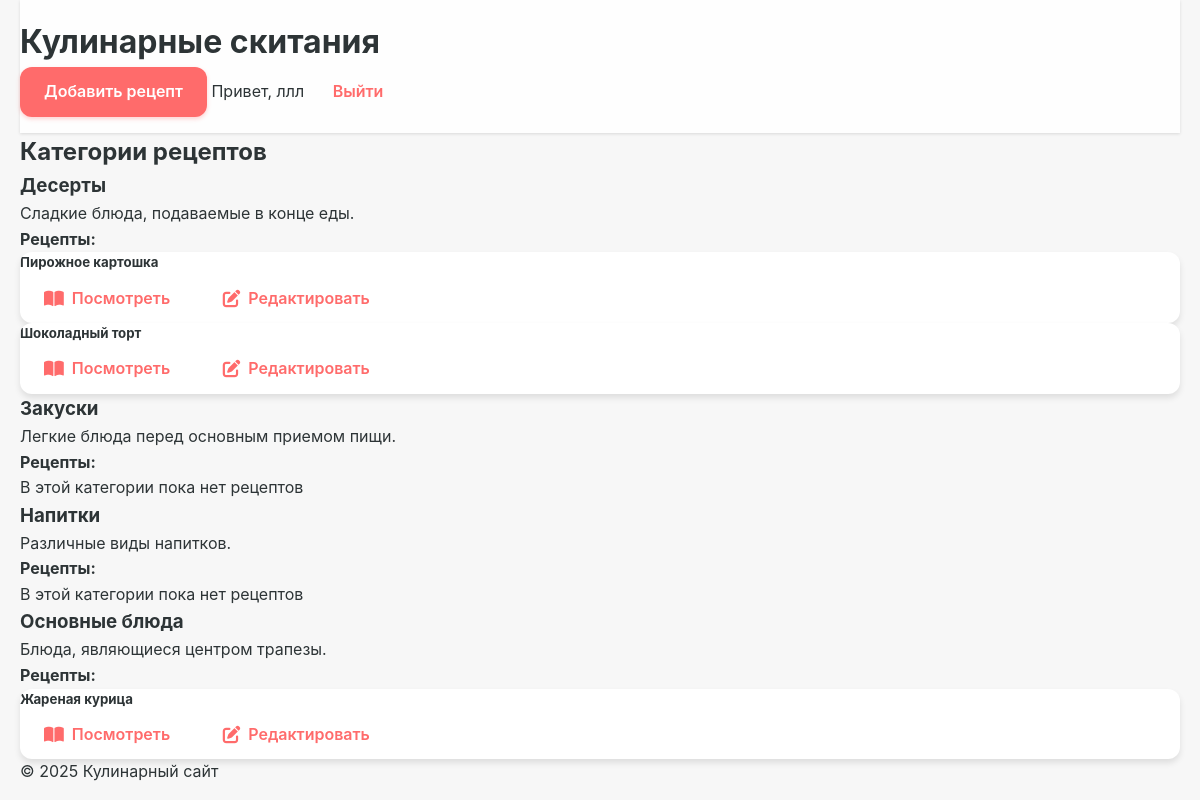
The page /home.php (signed in) on the database its author committed.
### tables this page shows
CREATE TABLE `categories` (
  `category_id` int NOT NULL,
  `category_name` varchar(255) NOT NULL,
  `description` text
);

CREATE TABLE `recipes` (
  `recipe_id` int NOT NULL,
  `category_id` int NOT NULL,
  `recipe_name` varchar(255) NOT NULL,
  `description` text,
  `instructions` text NOT NULL,
  `prep_time` int DEFAULT NULL,
  `cook_time` int DEFAULT NULL,
  `servings` int DEFAULT NULL,
  `user_id` int NOT NULL,
  `image_url` varchar(255) DEFAULT NULL,
  `created_at` timestamp NULL DEFAULT CURRENT_TIMESTAMP
);

### functions.php (called while the page is built, shortened)
<?php
function canEditRecipe($user_id, $recipe_id) {
    global $pdo;
    $stmt = $pdo->prepare("SELECT user_id FROM recipes WHERE recipe_id = ?");
    $stmt->execute([$recipe_id]);
    $recipe = $stmt->fetch();
    return $recipe && ($recipe['user_id'] == $user_id || isAdmin($user_id));
}
function getRecipesByCategory($categoryId) {
    global $pdo;
    try {
        $stmt = $pdo->prepare("SELECT r.*, u.username as author
                              FROM recipes r
                              JOIN users u ON r.user_id = u.user_id
                              WHERE r.category_id = ?
                              ORDER BY r.recipe_name");
        $stmt->execute([$categoryId]);
        return $stmt->fetchAll();
    } catch (PDOException $e) {
        error_log("Error fetching recipes by category: " . $e->getMessage());
        return [];
    }
}
function getCategories() {
    global $pdo;
    try {
        $stmt = $pdo->query("SELECT * FROM categories ORDER BY category_name");
        return $stmt->fetchAll(PDO::FETCH_ASSOC);
    } catch (PDOException $e) {
        error_log("Error in getCategories: " . $e->getMessage());
        return false;
    }
}

### home.php (the view, shortened to what this page needs)
<?php
require_once 'config.php';
require_once 'functions.php';
$categories = getCategories();
?>
<!DOCTYPE html>
<html lang="ru">
<head>
    <link rel="stylesheet" href="css/style.css">
    <link rel="stylesheet" href="https://cdnjs.cloudflare.com/ajax/libs/font-awesome/6.0.0/css/all.min.css">
</head>
<body>
    <div class="container">
        <header>
            <h1>Кулинарные скитания</h1>
            <div class="user-panel">
                <a href="add_recipe.php" class="btn btn-primary">Добавить рецепт</a>
                <span>Привет, <?= htmlspecialchars($_SESSION['username'] ?? 'Гость') ?></span>
                <a href="logout.php" class="btn btn-danger">Выйти</a>
            </div>
        </header>
        <main>
            <h2>Категории рецептов</h2>
            <?php if (!empty($categories)): ?>
                <?php foreach ($categories as $category): ?>
                    <div class="category category-<?= $category['category_id'] ?>">
                        <h3><?= htmlspecialchars($category['category_name']) ?></h3>
                        <?php if (!empty($category['description'])): ?>
                            <p><?= htmlspecialchars($category['description']) ?></p>
                        <?php endif; ?>
                        <h4>Рецепты:</h4>
                        <div class="recipes">
                            <?php
                            $recipes = getRecipesByCategory($category['category_id']);
                            if (!empty($recipes)):
                                foreach ($recipes as $recipe):
                            ?>
                                <div class="recipe-card">
                                    <h5><?= htmlspecialchars($recipe['recipe_name']) ?></h5>
                                    <div class="recipe-actions">
                                        <a href="recipe.php?id=<?= $recipe['recipe_id'] ?>"
                                           class="btn btn-view">
                                           <i class="fas fa-book-open"></i> Посмотреть
                                        </a>
                                        <?php if (canEditRecipe($_SESSION['user_id'], $recipe['recipe_id'])): ?>
                                            <a href="edit_recipe.php?id=<?= $recipe['recipe_id'] ?>"
                                               class="btn btn-edit">
                                               <i class="fas fa-edit"></i> Редактировать
                                            </a>
                                        <?php endif; ?>
                                    </div>
                                </div>
                            <?php
                                endforeach;
                            else:
                            ?>
                                <p class="no-recipes">В этой категории пока нет рецептов</p>
                            <?php endif; ?>
                        </div>
                    </div>
                <?php endforeach; ?>
            <?php else: ?>
                <p class="no-categories">Категории не найдены</p>
            <?php endif; ?>
        </main>
        <footer>
            <p>&copy; <?= date('Y') ?> Кулинарный сайт</p>
        </footer>
    </div>
</body>
</html>

### css/style.css (style rules this page uses)
:root { --primary: #FF6B6B; --primary-dark: #FF5252; --secondary: #4ECDC4; --accent: #FFE66D; --dark: #2D3436; --light: #F7F7F7; --white: #FFFFFF; --gray: #DFE6E9; --text: #2D3436; --border-radius: 12px; --shadow-sm: 0 1px 3px rgba(0,0,0,0.12); --shadow-md: 0 4px 6px rgba(0,0,0,0.1); --shadow-lg: 0 10px 25px rgba(0,0,0,0.1); --transition: all 0.4s cubic-bezier(0.22, 1, 0.36, 1); }
* { margin: 0; padding: 0; box-sizing: border-box; }
body { font-family: 'Inter', -apple-system, BlinkMacSystemFont, sans-serif; line-height: 1.6; color: var(--text); background-color: var(--light); min-height: 100vh; display: flex; flex-direction: column; -webkit-font-smoothing: antialiased; }
a { text-decoration: none; color: var(--primary); transition: var(--transition); position: relative; }
a::after { content: ''; position: absolute; bottom: -2px; left: 0; width: 0; height: 2px; background: var(--primary); transition: var(--transition); }
.container { width: 100%; max-width: 1200px; margin: 0 auto; padding: 0 20px; }
header { background-color: var(--white); box-shadow: var(--shadow-sm); padding: 1rem 0; position: sticky; top: 0; z-index: 100; backdrop-filter: blur(10px); background-color: rgba(255, 255, 255, 0.85); }
.btn { display: inline-flex; align-items: center; justify-content: center; padding: 0.75rem 1.5rem; border-radius: var(--border-radius); font-weight: 600; cursor: pointer; transition: var(--transition); border: none; gap: 8px; font-size: 1rem; }
.btn i { font-size: 1.1rem; }
.btn-primary { background-color: var(--primary); color: var(--white); box-shadow: 0 2px 4px rgba(255, 107, 107, 0.3); }
.recipe-card { background: var(--white); border-radius: var(--border-radius); overflow: hidden; box-shadow: var(--shadow-md); transition: var(--transition); position: relative; }

### rows shown on the page
categories: category_name "Десерты", description "Сладкие блюда, подаваемые в конце еды."
recipes: recipe_name "Пирожное картошка"
recipes: recipe_name "Шоколадный торт"
categories: category_name "Закуски", description "Легкие блюда перед основным приемом пищи.", shows "В этой категории пока нет рецептов"
categories: category_name "Напитки", description "Различные виды напитков.", shows "В этой категории пока нет рецептов"
categories: category_name "Основные блюда", description "Блюда, являющиеся центром трапезы."
recipes: recipe_name "Жареная курица"

### other values the page prints
$_SESSION['username'] "ллл"
